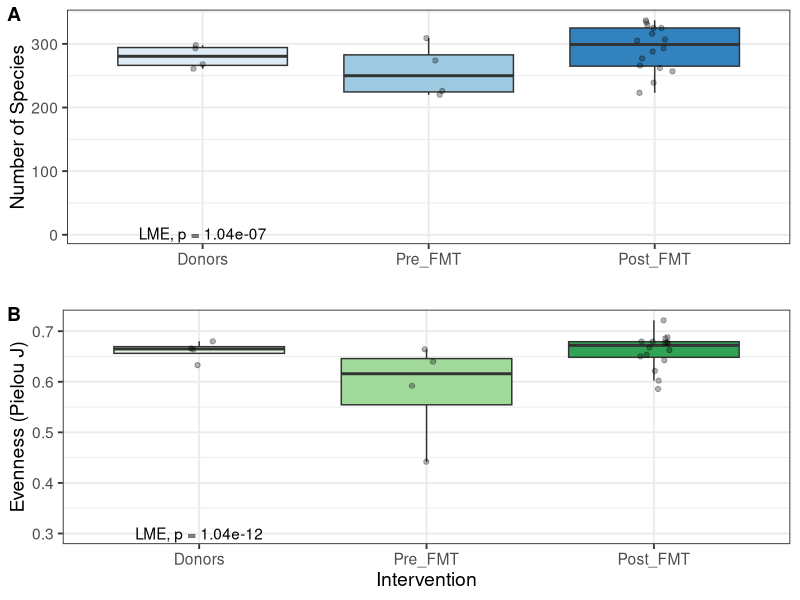

Generate this figure with R:
###################################
######### Alpha Diversity #########
###################################

# load libraries
library(vegan)
library(ggplot2)
library(cowplot)
library(tidyverse)
library(lmerTest)
library(reshape2)
library(ggpubr)

# set working directory & load files
setwd("~/Google Drive File Stream/My Drive/Other/Sarah_Steele/")
set.seed(999)

# Sequence Data
midas <- as.data.frame(t(read.csv("Bacteria_Composition_Summary.txt", check.names = FALSE, sep = "\t", row.names = 1)))

# Metadata
metadata <- read.csv("Final_Mapping_File for microbiomeanalyst.txt", sep = "\t", header = T)


# calculate alpha diveristy
shannon_div <- diversity(midas, "shannon") 
richness <- specnumber(midas)
Evenness <- shannon_div/log(richness)
all_diversity <- cbind(Evenness, richness, shannon_div)

# merge with Nutritional Metadata
alpha_diversity_data <- merge(all_diversity, metadata, by.x = "row.names", by.y = "X.NAME")
alpha_diversity_data_melt <- melt(data = alpha_diversity_data, id.vars = c("Row.names", "Treatment", "Individual"), measure.vars = c("shannon_div", "richness", "Evenness"))

alpha_diversity_data$Treatment <- ordered(alpha_diversity_data$Treatment, level = c("Donors", "Pre_FMT", "Post_FMT"))
richness <- ggplot(data = alpha_diversity_data) +
  aes(x = alpha_diversity_data$Treatment, y = alpha_diversity_data$richness, fill = Treatment) +
  geom_boxplot(outlier.shape = NA) + geom_point(position = position_jitterdodge(), alpha = 0.3) +
  annotate("text", x=1, y=2, label= "LME, p = 1.04e-07") +
  #geom_jitter(width = 0.15, alpha = 0.2) +
  scale_fill_brewer(palette = "Blues") +
  labs(x = '',
       y = 'Number of Species') +
  theme_bw(base_size = 14) + theme(legend.position = "none")

shapiro.test(alpha_diversity_data$richness)
fit <- lmer(richness ~ Treatment + (1|Individual), data = alpha_diversity_data)
summary(fit)

Evenness <- ggplot(data = alpha_diversity_data) +
  aes(x = alpha_diversity_data$Treatment, y = alpha_diversity_data$Evenness, fill = Treatment) +
  geom_boxplot(outlier.shape = NA) + geom_point(position = position_jitterdodge(), alpha = 0.3) +
  annotate("text", x=1, y=0.3, label= "LME, p = 1.04e-12") +
  #geom_jitter(width = 0.15, alpha = 0.2) +
  scale_fill_brewer(palette = "Greens") +
  labs(x = 'Intervention',
       y = 'Evenness (Pielou J)') +
  theme_bw(base_size = 14) + theme(legend.position = "none")

shapiro.test(alpha_diversity_data$Evenness)
fit2 <- lmer(Evenness ~ Treatment + (1|Individual), data = alpha_diversity_data)
summary(fit2)

#summary(aov(richness ~ Treatment + Error(Individual), data = alpha_diversity_data))
plot_grid(richness, Evenness, ncol = 1, labels = c("A", "B"))
